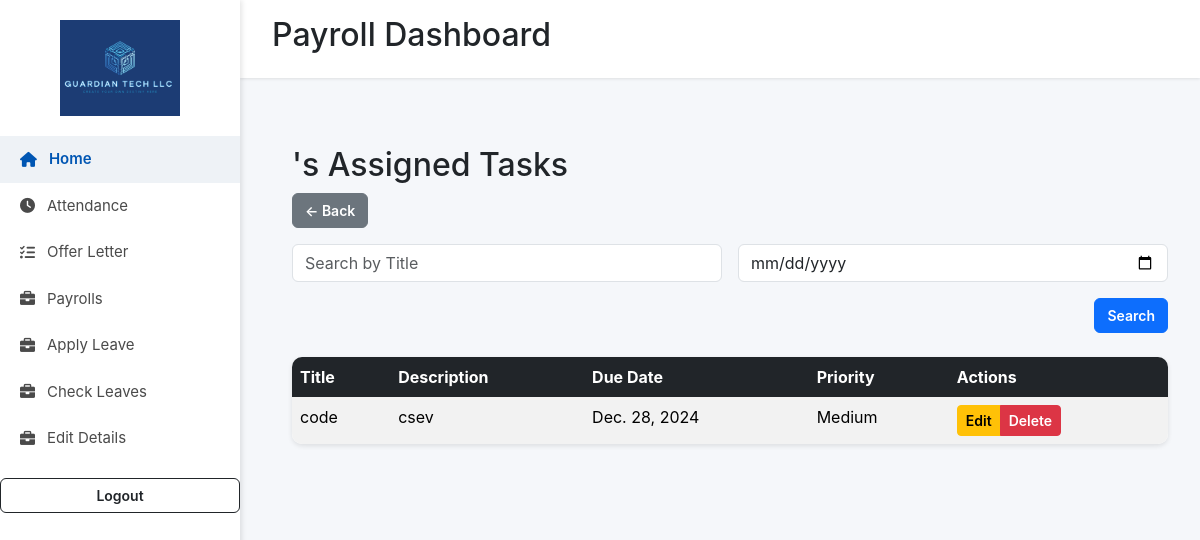
Page /employee/2/assigned-tasks/ (signed in) on the committed database.
### user/models.py (models this page shows, shortened)
class Task(models.Model):
    PRIORITY_CHOICES = [
        ('Low', 'Low'),
        ('Medium', 'Medium'),
        ('High', 'High')
    ]
    title = models.CharField(max_length=255)
    description = models.TextField()
    assigned_to = models.ForeignKey(Employee, on_delete=models.CASCADE)
    assigned_by = models.ForeignKey(Manager, on_delete=models.CASCADE)
    due_date = models.DateField()
    priority = models.CharField(max_length=6, choices=PRIORITY_CHOICES, default='Medium')  # Add priority field
    completed = models.BooleanField(default=False)  # Track if the task is completed

### user/views.py (the view)
# urls.py: path('employee/<int:employee_id>/assigned-tasks/', user_view.assigned_tasks, name='employee_assigned_tasks'),
@login_required
def assigned_tasks(request, employee_id):
    employee = get_object_or_404(Employee, id=employee_id)
    tasks = Task.objects.filter(assigned_to=employee, completed=False)
    query_title = request.GET.get('title', '')
    query_due_date = request.GET.get('due_date', '')
    if query_title:
        tasks = tasks.filter(title__icontains=query_title)
    if query_due_date:
        tasks = tasks.filter(due_date=query_due_date)
    context = {
        'employee': employee,
        'tasks': tasks,
        'query_title': query_title,
        'query_due_date': query_due_date,
    }
    return render(request, 'manager/assigned_tasks.html', context)

### templates/manager/assigned_tasks.html (shortened to what this page needs)
{% load static %}
<!DOCTYPE html>
<html lang="en">
<head>
  <link href="https://cdnjs.cloudflare.com/ajax/libs/font-awesome/6.0.0/css/all.min.css" rel="stylesheet">
  <link href="https://cdn.jsdelivr.net/npm/bootstrap@5.3.3/dist/css/bootstrap.min.css" rel="stylesheet">
</head>
<body>
  <div class="sidebar">
    <div class="logo">
      <img src="{% static 'images/fulllogo.jpg' %}" alt="Logo">
    </div>
    <a href="{% url 'profile' %}" class="active"><i class="fas fa-home"></i> Home</a>
    <a href="{% url 'view_attendance' %}"><i class="fas fa-clock"></i> Attendance</a>
    <a href="{% url 'view_offer_letter' %}"><i class="fas fa-tasks"></i> Offer Letter</a>
    <a href="{% url 'view_payrolls' %}"><i class="fas fa-briefcase"></i> Payrolls</a>
    <a href="{% url 'apply_leave' %}"><i class="fas fa-briefcase"></i> Apply Leave</a>
    <a href="{% url 'employee_leave_history' %}"><i class="fas fa-briefcase"></i> Check Leaves</a>
    <a href="{% url 'edit_personal_details' %}"><i class="fas fa-briefcase"></i> Edit Details</a>
    <form class="d-flex mt-3" action="{% url 'user-logout' %}" method="post">
      <button type="submit" class="btn btn-outline-dark w-100">Logout</button>
    </form>
  </div>
  <nav class="navbar">
    <div>
      <h2>{{ employee.user.get_full_name }} Payroll Dashboard</h2>
    </div>
  </nav>
  <div class="main-content">
    <div class="container mt-5">
      <h2>{{ employee.user.get_full_name }}'s Assigned Tasks</h2>
      <a href="{% url 'employee_overview' employee.id %}" class="btn btn-secondary mb-3">&larr; Back</a>
      <form method="GET" action="" class="row g-3 mb-4">
          <div class="col-md-6">
              <input type="text" name="title" value="{{ query_title }}" class="form-control" placeholder="Search by Title">
          </div>
          <div class="col-md-6">
              <input type="date" name="due_date" value="{{ query_due_date }}" class="form-control" placeholder="Search by Due Date">
          </div>
          <div class="col-md-12 text-end">
              <button type="submit" class="btn btn-primary">Search</button>
          </div>
      </form>
      <table class="table table-striped">
          <thead class="table-dark">
              <tr>
                  <th>Title</th>
                  <th>Description</th>
                  <th>Due Date</th>
                  <th>Priority</th>
                  <th>Actions</th>
              </tr>
          </thead>
          <tbody>
              {% for task in tasks %}
              <tr>
                  <td>{{ task.title }}</td>
                  <td>{{ task.description }}</td>
                  <td>{{ task.due_date }}</td>
                  <td>{{ task.priority }}</td>
                  <td>
                      <div class="btn-group">
                          <a href="{% url 'edit_task' task.id %}" class="btn btn-warning btn-sm">Edit</a>
                          <a href="{% url 'delete_task' task.id %}" class="btn btn-danger btn-sm">Delete</a>
                      </div>
                  </td>
              </tr>
              {% empty %}
              <tr>
                  <td colspan="5" class="text-center">No tasks found matching the criteria.</td>
              </tr>
              {% endfor %}
          </tbody>
      </table>
  </div>
  </div>
</body>
</html>

### templates/manager/assigned_tasks.html (style rules this page uses)
body { font-family: 'Inter', sans-serif; background-color: #f5f7fa; margin: 0; }
.sidebar { width: 240px; height: 100vh; background-color: #fff; position: fixed; top: 0; left: 0; box-shadow: 2px 0 5px rgba(0, 0, 0, 0.1); z-index: 1000; padding: 20px 0; }
.sidebar .logo { text-align: center; margin-bottom: 20px; }
.sidebar .logo img { width: 120px; }
.sidebar a { text-decoration: none; color: #4a4a4a; display: flex; align-items: center; gap: 12px; padding: 12px 20px; font-size: 15px; transition: background-color 0.2s ease, color 0.2s ease; }
.sidebar a:hover, .sidebar a.active { background-color: #eef2f6; color: #0056b3; font-weight: 600; }
.navbar { margin-left: 240px; padding: 1rem 2rem; background-color: #ffffff; box-shadow: 0 1px 3px rgba(0, 0, 0, 0.1); display: flex; align-items: center; justify-content: space-between; position: sticky; top: 0; z-index: 999; }
.main-content { margin-left: 260px; padding: 20px; }
table { background-color: #fff; border-collapse: collapse; width: 100%; margin-top: 20px; box-shadow: 0 2px 5px rgba(0, 0, 0, 0.1); border-radius: 10px; overflow: hidden; }
table th, table td { text-align: left; padding: 15px; border: none; }
table th { background-color: #4e54c8; color: #fff; }
.btn { font-size: 14px; font-weight: 600; }
.btn-danger { background-color: #dc3545; color: white; }

### rows in the picture
Task: title "code", description "csev", due_date "Dec. 28, 2024", priority "Medium"
